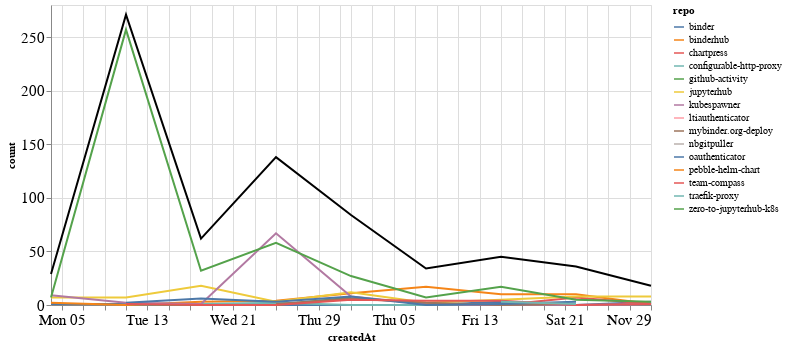

Notebook code cell kept with this figure:
### Markdown cell above
## Comments

### Code cell
comments_time = comments.groupby('repo').resample('W', on='createdAt').count()['author'].reset_index()
comments_time = comments_time.rename(columns={'author': 'count'})
comments_time_total = comments_time.groupby('createdAt').agg({"count": "sum"}).reset_index()
ch1 = alt.Chart(comments_time, width=600).mark_line().encode(
    x='createdAt',
    y='count',
    color='repo',
    tooltip="repo"
)

ch2 = alt.Chart(comments_time_total, width=600).mark_line(color="black").encode(
    x='createdAt',
    y='count',
)

ch1 + ch2

### Figure 1 — Vega-Lite specification as saved in the notebook (floating-point values rounded to 4 significant figures)
{"config": {"axisLeft": {"labelFontSize": 15}, "axisBottom": {"labelFontSize": 15}}, "layer": [{"data": {"name": "data-10fd1371d193a6d7357a14dee4f91e70"}, "mark": "line", "encoding": {"color": {"type": "nominal", "field": "repo"}, "tooltip": {"type": "nominal", "field": "repo"}, "x": {"type": "temporal", "field": "createdAt"}, "y": {"type": "quantitative", "field": "count"}}, "width": 600}, {"data": {"name": "data-d5f107cfe0be536c24dc3aa2917baa6e"}, "mark": {"type": "line", "color": "black"}, "encoding": {"x": {"type": "temporal", "field": "createdAt"}, "y": {"type": "quantitative", "field": "count"}}, "width": 600}], "$schema": "https://vega.github.io/schema/vega-lite/v4.8.1.json", "datasets": {"data-10fd1371d193a6d7357a14dee4f91e70": [{"repo": "binder", "createdAt": "2020-10-04T00:00:00", "count": 1}, {"repo": "binder", "createdAt": "2020-10-11T00:00:00", "count": 1}, {"repo": "binder", "createdAt": "2020-10-18T00:00:00", "count": 1}, {"repo": "binder", "createdAt": "2020-10-25T00:00:00", "count": 0}, {"repo": "binder", "createdAt": "2020-11-01T00:00:00", "count": 0}, {"repo": "binder", "createdAt": "2020-11-08T00:00:00", "count": 0}, {"repo": "binder", "createdAt": "2020-11-15T00:00:00", "count": 3}, {"repo": "binder", "createdAt": "2020-11-22T00:00:00", "count": 0}, {"repo": "binder", "createdAt": "2020-11-29T00:00:00", "count": 3}, {"repo": "binderhub", "createdAt": "2020-10-04T00:00:00", "count": 2}, {"repo": "binderhub", "createdAt": "2020-10-11T00:00:00", "count": 0}, {"repo": "binderhub", "createdAt": "2020-10-18T00:00:00", "count": 3}, {"repo": "binderhub", "createdAt": "2020-10-25T00:00:00", "count": 4}, {"repo": "binderhub", "createdAt": "2020-11-01T00:00:00", "count": 11}, {"repo": "binderhub", "createdAt": "2020-11-08T00:00:00", "count": 17}, {"repo": "binderhub", "createdAt": "2020-11-15T00:00:00", "count": 10}, {"repo": "binderhub", "createdAt": "2020-11-22T00:00:00", "count": 10}, {"repo": "binderhub", "createdAt": "2020-11-29T00:00:00", "count": 1}, {"repo": "chartpress", "createdAt": "2020-11-08T00:00:00", "count": 1}, {"repo": "chartpress", "createdAt": "2020-11-15T00:00:00", "count": 0}, {"repo": "chartpress", "createdAt": "2020-11-22T00:00:00", "count": 7}, {"repo": "chartpress", "createdAt": "2020-11-29T00:00:00", "count": 1}, {"repo": "configurable-http-proxy", "createdAt": "2020-10-18T00:00:00", "count": 1}, {"repo": "configurable-http-proxy", "createdAt": "2020-10-25T00:00:00", "count": 2}, {"repo": "configurable-http-proxy", "createdAt": "2020-11-01T00:00:00", "count": 0}, {"repo": "configurable-http-proxy", "createdAt": "2020-11-08T00:00:00", "count": 0}, {"repo": "configurable-http-proxy", "createdAt": "2020-11-15T00:00:00", "count": 1}, {"repo": "github-activity", "createdAt": "2020-10-11T00:00:00", "count": 1}, {"repo": "github-activity", "createdAt": "2020-10-18T00:00:00", "count": 0}, {"repo": "github-activity", "createdAt": "2020-10-25T00:00:00", "count": 0}, {"repo": "github-activity", "createdAt": "2020-11-01T00:00:00", "count": 7}, {"repo": "jupyterhub", "createdAt": "2020-10-04T00:00:00", "count": 7}, {"repo": "jupyterhub", "createdAt": "2020-10-11T00:00:00", "count": 7}, {"repo": "jupyterhub", "createdAt": "2020-10-18T00:00:00", "count": 18}, {"repo": "jupyterhub", "createdAt": "2020-10-25T00:00:00", "count": 3}, {"repo": "jupyterhub", "createdAt": "2020-11-01T00:00:00", "count": 12}, {"repo": "jupyterhub", "createdAt": "2020-11-08T00:00:00", "count": 2}, {"repo": "jupyterhub", "createdAt": "2020-11-15T00:00:00", "count": 5}, {"repo": "jupyterhub", "createdAt": "2020-11-22T00:00:00", "count": 8}, {"repo": "jupyterhub", "createdAt": "2020-11-29T00:00:00", "count": 8}, {"repo": "kubespawner", "createdAt": "2020-10-04T00:00:00", "count": 9}, {"repo": "kubespawner", "createdAt": "2020-10-11T00:00:00", "count": 2}, {"repo": "kubespawner", "createdAt": "2020-10-18T00:00:00", "count": 1}, {"repo": "kubespawner", "createdAt": "2020-10-25T00:00:00", "count": 67}, {"repo": "kubespawner", "createdAt": "2020-11-01T00:00:00", "count": 8}, {"repo": "kubespawner", "createdAt": "2020-11-08T00:00:00", "count": 1}, {"repo": "kubespawner", "createdAt": "2020-11-15T00:00:00", "count": 0}, {"repo": "kubespawner", "createdAt": "2020-11-22T00:00:00", "count": 0}, {"repo": "kubespawner", "createdAt": "2020-11-29T00:00:00", "count": 1}, {"repo": "ltiauthenticator", "createdAt": "2020-11-15T00:00:00", "count": 1}, {"repo": "mybinder.org-deploy", "createdAt": "2020-10-25T00:00:00", "count": 1}, {"repo": "mybinder.org-deploy", "createdAt": "2020-11-01T00:00:00", "count": 6}, {"repo": "mybinder.org-deploy", "createdAt": "2020-11-08T00:00:00", "count": 2}, {"repo": "mybinder.org-deploy", "createdAt": "2020-11-15T00:00:00", "count": 0}, {"repo": "mybinder.org-deploy", "createdAt": "2020-11-22T00:00:00", "count": 1}, {"repo": "nbgitpuller", "createdAt": "2020-10-04T00:00:00", "count": 3}, {"repo": "oauthenticator", "createdAt": "2020-10-11T00:00:00", "count": 2}, {"repo": "oauthenticator", "createdAt": "2020-10-18T00:00:00", "count": 6}, {"repo": "oauthenticator", "createdAt": "2020-10-25T00:00:00", "count": 3}, {"repo": "oauthenticator", "createdAt": "2020-11-01T00:00:00", "count": 8}, {"repo": "oauthenticator", "createdAt": "2020-11-08T00:00:00", "count": 0}, {"repo": "oauthenticator", "createdAt": "2020-11-15T00:00:00", "count": 1}, {"repo": "oauthenticator", "createdAt": "2020-11-22T00:00:00", "count": 3}, {"repo": "pebble-helm-chart", "createdAt": "2020-11-22T00:00:00", "count": 1}, {"repo": "team-compass", "createdAt": "2020-10-11T00:00:00", "count": 1}, {"repo": "team-compass", "createdAt": "2020-10-18T00:00:00", "count": 0}, {"repo": "team-compass", "createdAt": "2020-10-25T00:00:00", "count": 0}, {"repo": "team-compass", "createdAt": "2020-11-01T00:00:00", "count": 5}, {"repo": "team-compass", "createdAt": "2020-11-08T00:00:00", "count": 4}, {"repo": "team-compass", "createdAt": "2020-11-15T00:00:00", "count": 4}, {"repo": "team-compass", "createdAt": "2020-11-22T00:00:00", "count": 0}, {"repo": "team-compass", "createdAt": "2020-11-29T00:00:00", "count": 1}, {"repo": "traefik-proxy", "createdAt": "2020-11-15T00:00:00", "count": 3}, {"repo": "traefik-proxy", "createdAt": "2020-11-22T00:00:00", "count": 1}, {"repo": "zero-to-jupyterhub-k8s", "createdAt": "2020-10-04T00:00:00", "count": 7}, {"repo": "zero-to-jupyterhub-k8s", "createdAt": "2020-10-11T00:00:00", "count": 257}, {"repo": "zero-to-jupyterhub-k8s", "createdAt": "2020-10-18T00:00:00", "count": 32}, {"repo": "zero-to-jupyterhub-k8s", "createdAt": "2020-10-25T00:00:00", "count": 58}, {"repo": "zero-to-jupyterhub-k8s", "createdAt": "2020-11-01T00:00:00", "count": 27}, {"repo": "zero-to-jupyterhub-k8s", "createdAt": "2020-11-08T00:00:00", "count": 7}, {"repo": "zero-to-jupyterhub-k8s", "createdAt": "2020-11-15T00:00:00", "count": 17}, {"repo": "zero-to-jupyterhub-k8s", "createdAt": "2020-11-22T00:00:00", "count": 5}, {"repo": "zero-to-jupyterhub-k8s", "createdAt": "2020-11-29T00:00:00", "count": 3}], "data-d5f107cfe0be536c24dc3aa2917baa6e": [{"createdAt": "2020-10-04T00:00:00", "count": 29}, {"createdAt": "2020-10-11T00:00:00", "count": 271}, {"createdAt": "2020-10-18T00:00:00", "count": 62}, {"createdAt": "2020-10-25T00:00:00", "count": 138}, {"createdAt": "2020-11-01T00:00:00", "count": 84}, {"createdAt": "2020-11-08T00:00:00", "count": 34}, {"createdAt": "2020-11-15T00:00:00", "count": 45}, {"createdAt": "2020-11-22T00:00:00", "count": 36}, {"createdAt": "2020-11-29T00:00:00", "count": 18}]}}
